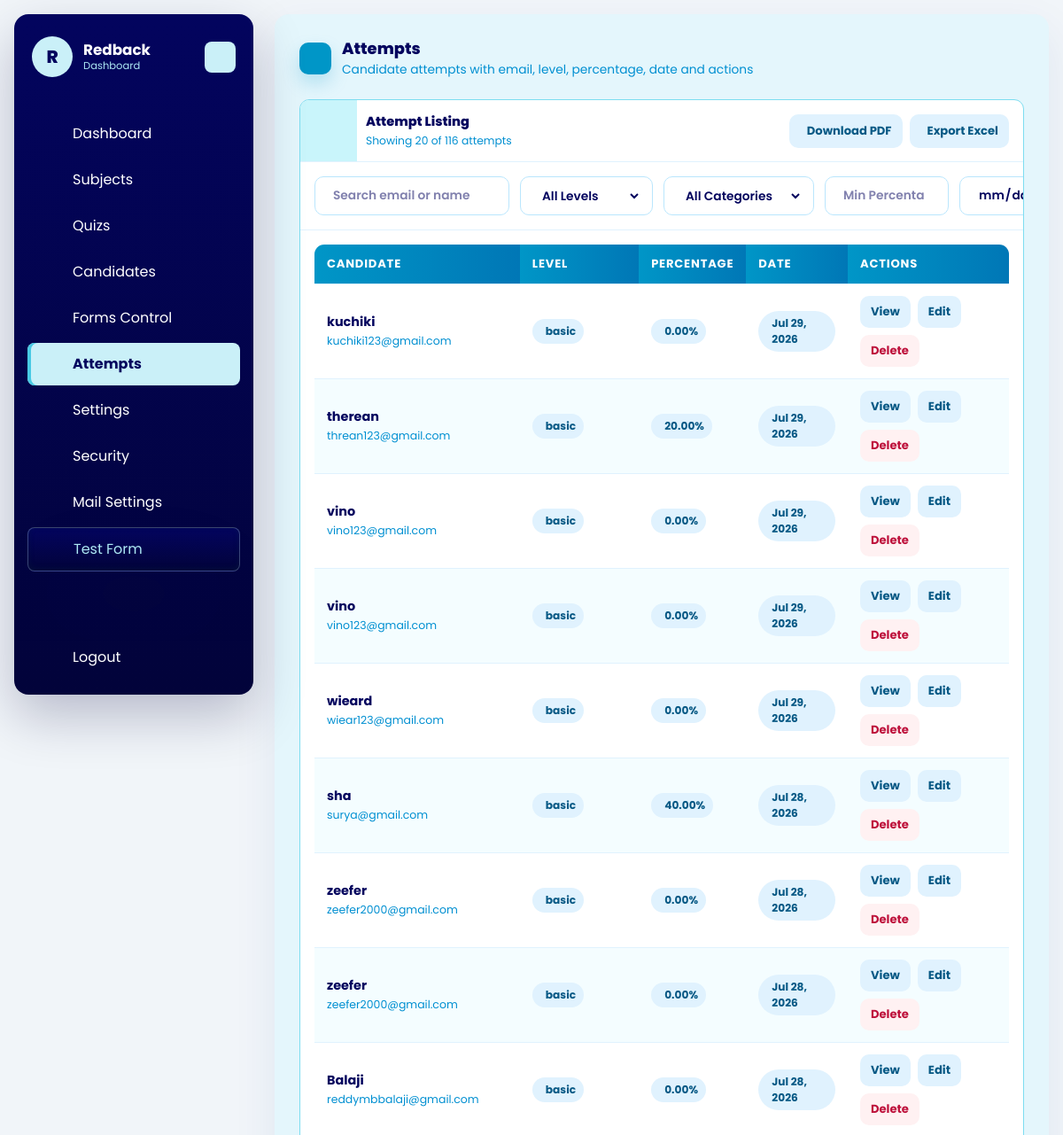
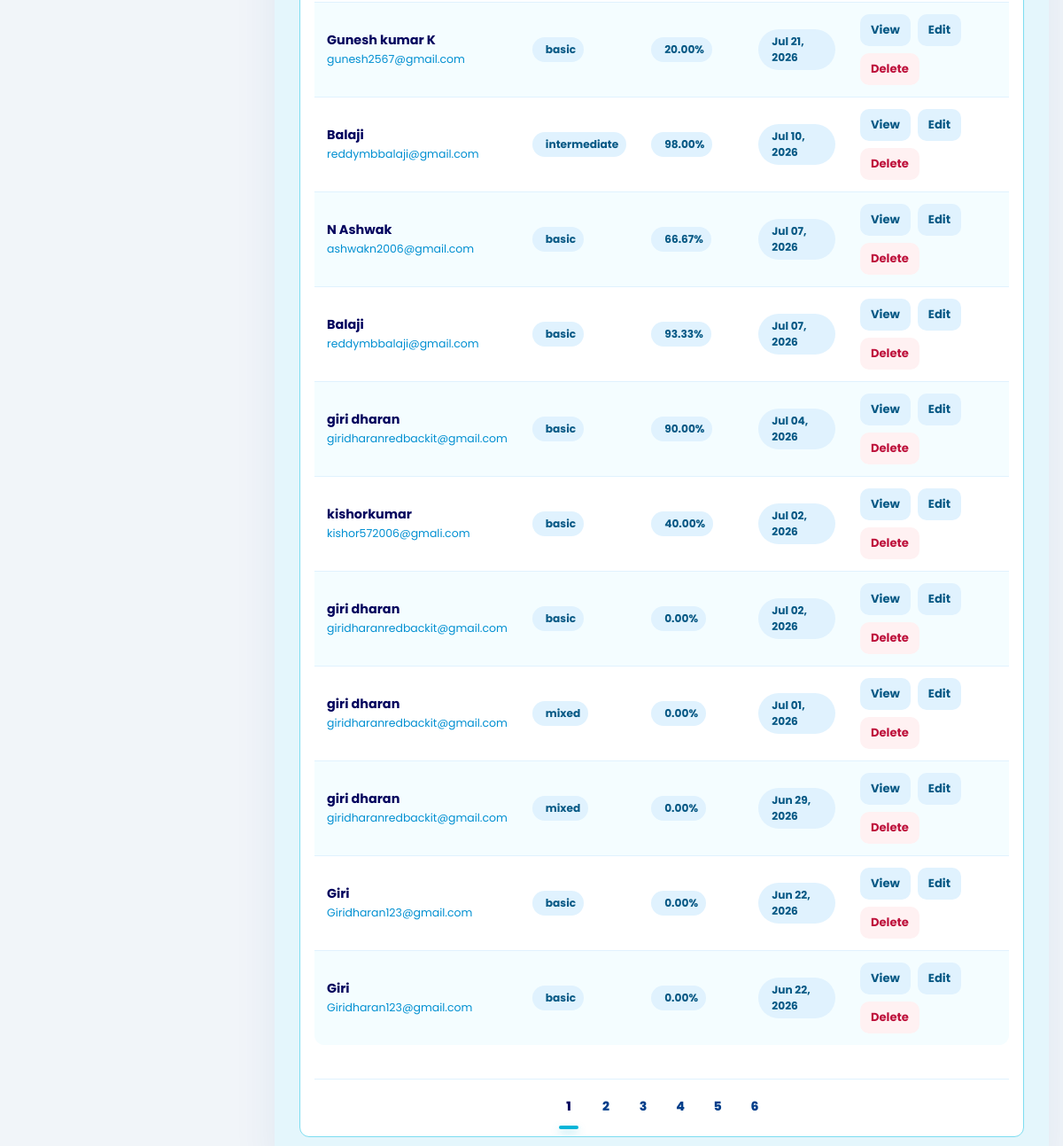
/dashboard/attempts/ (signed in), run on an earlier commit of the app's database (2 pictures, top to bottom).
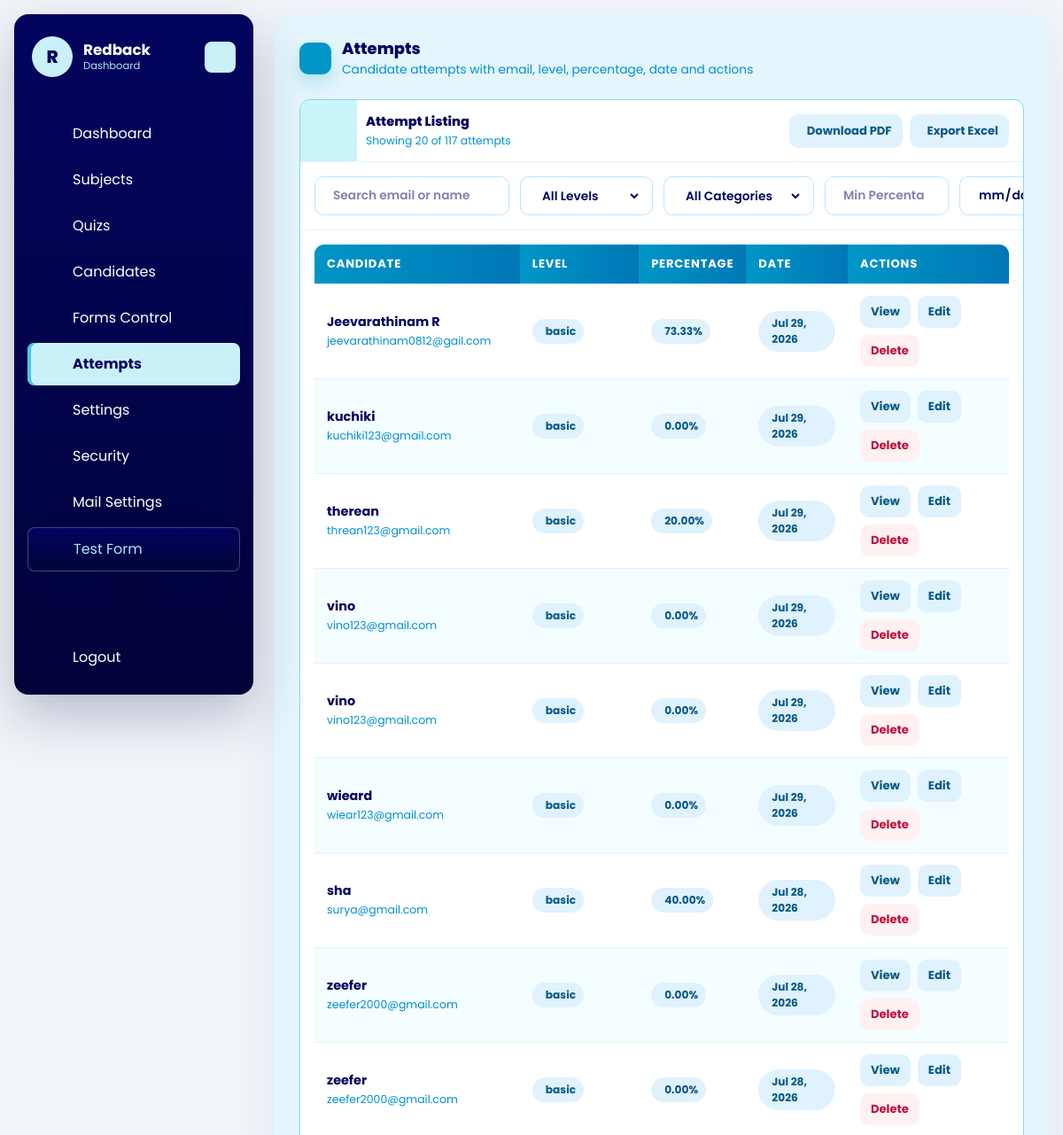
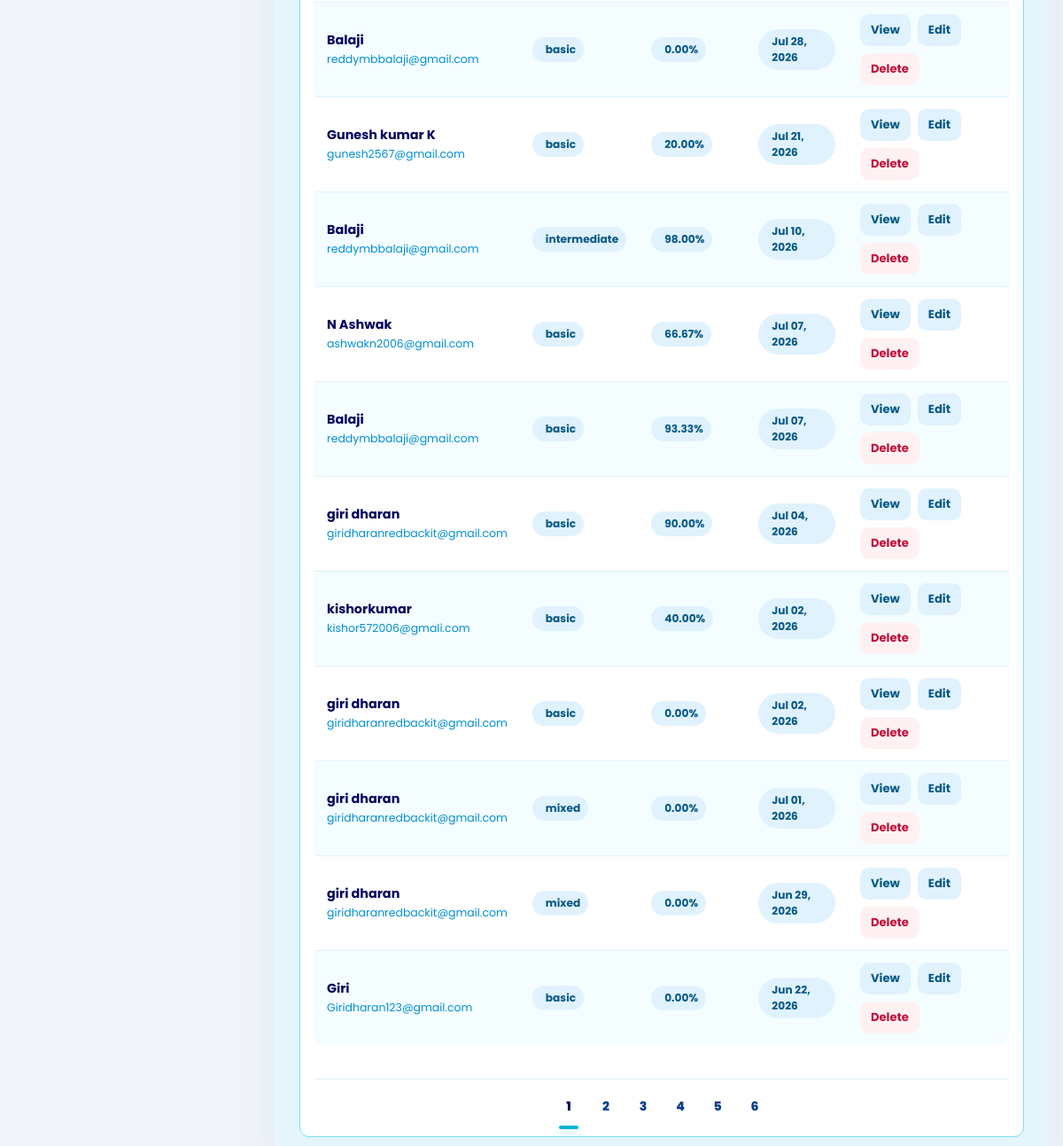
And on a later commit of the database (2 pictures, top to bottom).
### quiz/models.py (models this page shows, shortened)
class CandidateTestAttempt(models.Model):
    SESSION_SINGLE = 'single'
    SESSION_MULTI = 'multi'
    TEST_CATEGORY_INTERVIEW = 'interview_qizze'
    TEST_CATEGORY_ACADEMY = 'academy_mock'
    TEST_CATEGORY_INTERNSHIP = 'internship_mock'
    TEST_CATEGORY_GENERAL = 'general_mock'
    SESSION_CHOICES = [
        (SESSION_SINGLE, 'Single'),
        (SESSION_MULTI, 'Multi'),
    ]
    TEST_CATEGORY_CHOICES = [
        (TEST_CATEGORY_INTERVIEW, 'Interview Qizze'),
        (TEST_CATEGORY_ACADEMY, 'Academy Mock'),
        (TEST_CATEGORY_INTERNSHIP, 'Internship Mock'),
        (TEST_CATEGORY_GENERAL, 'General Mock'),
    ]
    candidate = models.ForeignKey(Candidate, on_delete=models.CASCADE, related_name='attempts')
    company = models.ForeignKey(Company, on_delete=models.CASCADE, related_name='attempts')
    public_slug = models.CharField(max_length=190, unique=True, blank=True, db_index=True)
    session_type = models.CharField(max_length=10, choices=SESSION_CHOICES)
    test_category = models.CharField(
        max_length=30,
        choices=TEST_CATEGORY_CHOICES,
        default=TEST_CATEGORY_GENERAL,
    )
    level = models.CharField(max_length=20)
    question_count = models.PositiveIntegerField()
    duration_minutes = models.PositiveIntegerField()
    selected_subjects = models.JSONField(default=list, blank=True)
    selected_sub_titles = models.JSONField(default=list, blank=True)
    candidate_details_json = models.JSONField(default=dict, blank=True)
    answers_json = models.JSONField(default=list, blank=True)
    correct_count = models.PositiveIntegerField(default=0)
    wrong_count = models.PositiveIntegerField(default=0)
    percentage = models.DecimalField(max_digits=5, decimal_places=2, default=0)
    started_at = models.DateTimeField(blank=True, null=True)
    submitted_at = models.DateTimeField(blank=True, null=True)
    is_submitted = models.BooleanField(default=False)
    is_paused = models.BooleanField(default=False)
    paused_at = models.DateTimeField(blank=True, null=True)
    total_paused_seconds = models.PositiveIntegerField(default=0)
    full_screen_lock_enabled = models.BooleanField(default=False)
    pause_lock_enabled = models.BooleanField(default=False)
    tab_switch_guard_enabled = models.BooleanField(default=False)
    copy_paste_block_enabled = models.BooleanField(default=False)
    right_click_disable_enabled = models.BooleanField(default=False)
    max_violation_warnings = models.PositiveIntegerField(default=3)
    tab_switch_count = models.PositiveIntegerField(default=0)
    warning_count = models.PositiveIntegerField(default=0)
    last_violation_at = models.DateTimeField(blank=True, null=True)
    violation_log_json = models.JSONField(default=list, blank=True)
    test_link_email_sent_at = models.DateTimeField(blank=True, null=True)
    created_at = models.DateTimeField(auto_now_add=True)
    class Meta:
        ordering = ['-created_at']

class Candidate(models.Model):
    name = models.CharField(max_length=150)
    email = models.EmailField()
    designation_tech = models.CharField(max_length=150)
    created_at = models.DateTimeField(auto_now_add=True)
    class Meta:
        ordering = ['name']

### dashboard/views.py (the view)
# urls.py: path('attempts/', views.attempt_list, name='attempt_list'),
@company_login_required
def attempt_list(request):
    queryset = (
        CandidateTestAttempt.objects.filter(company=request.company)
        .select_related('candidate', 'company')
        .order_by('-created_at')
    )
    search_query = request.GET.get('q', '').strip()
    if search_query:
        queryset = queryset.filter(
            Q(candidate__name__icontains=search_query) |
            Q(candidate__email__icontains=search_query)
        )
    level_filter = request.GET.get('level', '').strip()
    if level_filter and level_filter != 'all':
        if level_filter in ['experienced', 'experience']:
            queryset = queryset.filter(level__in=['experienced', 'experience'])
        else:
            queryset = queryset.filter(level__iexact=level_filter)
    test_category_filter = request.GET.get('test_category', 'all').strip()
    valid_categories = {value for value, _label in CandidateTestAttempt.TEST_CATEGORY_CHOICES}
    if test_category_filter != 'all':
        if test_category_filter in valid_categories:
            queryset = queryset.filter(test_category=test_category_filter)
        else:
            test_category_filter = 'all'
    percentage_str = request.GET.get('percentage', '').strip()
    min_percentage = None
    if percentage_str:
        try:
            min_percentage = float(percentage_str)
            queryset = queryset.filter(percentage__gte=min_percentage)
        except ValueError:
            pass
    date_str = request.GET.get('date', '').strip()
    if date_str:
        from django.utils.dateparse import parse_date
        parsed_date = parse_date(date_str)
        if parsed_date:
            queryset = queryset.filter(created_at__date=parsed_date)
    query_params = request.GET.copy()
    query_params.pop('page', None)
    querystring = query_params.urlencode()
    page_query_prefix = f'{querystring}&' if querystring else ''
    paginator = Paginator(queryset, 20)
    page_obj = paginator.get_page(request.GET.get('page'))
    page_numbers = paginator.get_elided_page_range(page_obj.number, on_each_side=2, on_ends=1)
    return render(
        request,
        'dashboard/attempt_list.html',
        {
            'title': 'Attempts',
            'objects': page_obj.object_list,
            'page_obj': page_obj,
            'page_numbers': page_numbers,
            'page_query_prefix': page_query_prefix,
            'total_attempt_count': queryset.count(),
            'search_query': search_query,
            'level_filter': level_filter,
            'test_category_choices': CandidateTestAttempt.TEST_CATEGORY_CHOICES,
            'test_category_filter': test_category_filter,
            'percentage_filter': percentage_str,
            'date_filter': date_str,
        },
    )

### dashboard/views.py (called while the page is built)
def get_logged_in_company(request):
    company_id = request.session.get('company_id')
    if not company_id:
        return None
    return Company.objects.filter(id=company_id, is_active=True).first()

def company_login_required(view_func):
    @wraps(view_func)
    def wrapper(request, *args, **kwargs):
        company = get_logged_in_company(request)
        if not company:
            return redirect(f"{reverse('dashboard:login')}?next={request.path}")
        request.company = company
        return view_func(request, *args, **kwargs)
    return wrapper

### templates/dashboard/attempt_list.html (shortened to what the changed rows need)
{% extends "base.html" %}
{% block content %}
<div id="dashboard-page-content">
<section class="quiz-shell">
    <div class="quiz-heading">
        <div class="quiz-heading-main">
            <div>
                <h1 class="quiz-title">Attempts</h1>
            </div>
        </div>
    </div>
    <div class="quiz-list-panel">
        <div class="quiz-list-head">
            <div class="quiz-card-body" style="padding-left:10px">
                <p class="quiz-list-title">Attempt Listing</p>
                <p class="quiz-list-text">Showing {{ page_obj.object_list|length }} of {{ total_attempt_count }} attempts</p>
            </div>
        </div>
        <div class="attempt-table-wrap">
            {% if objects %}
                <table class="attempt-table">
                    <thead>
                        <tr>
                            <th>Candidate</th>
                            <th>Level</th>
                            <th>Percentage</th>
                            <th>Date</th>
                            <th>Actions</th>
                        </tr>
                    </thead>
                    <tbody>
                        {% for object in objects %}
                            <tr style="cursor:pointer;" onclick="window.location='{% url 'dashboard:attempt_detail' object.pk %}'">
                                <td>
                                    <strong>{{ object.candidate.name }}</strong>
                                    <div style="font-size: .78rem; color: #008fd1; margin-top: 2px;">{{ object.candidate.email }}</div>
                                </td>
                                <td><span class="attempt-pill"><iconify-icon icon="mdi:signal-cellular-3"></iconify-icon>{{ object.level }}</span></td>
                                <td><span class="attempt-pill"><iconify-icon icon="mdi:percent-outline"></iconify-icon>{{ object.percentage }}%</span></td>
                                <td><span class="attempt-pill"><iconify-icon icon="mdi:calendar-range"></iconify-icon>{{ object.created_at|date:"M d, Y" }}</span></td>
                                <td>
                                    <div class="attempt-actions" onclick="event.stopPropagation();">
                                        <a href="{% url 'dashboard:attempt_detail' object.pk %}" class="attempt-btn secondary">View</a>
                                        <a href="{% url 'dashboard:attempt_update' object.pk %}" class="attempt-btn secondary">Edit</a>
                                        <a href="{% url 'dashboard:attempt_delete' object.pk %}" class="attempt-btn danger">Delete</a>
                                    </div>
                                </td>
                            </tr>
                        {% endfor %}
                    </tbody>
                </table>
            {% else %}
                <div class="attempt-empty">No attempts found.</div>
            {% endif %}
        </div>
        {% if page_obj.has_other_pages %}
            <div class="quiz-pagination">
                {% if page_obj.has_previous %}
                    <a class="quiz-page-link" href="?{{ page_query_prefix }}page=1" aria-label="First page"><iconify-icon icon="mdi:chevron-double-left"></iconify-icon></a>
                    <a class="quiz-page-link" href="?{{ page_query_prefix }}page={{ page_obj.previous_page_number }}" aria-label="Previous page"><iconify-icon icon="mdi:chevron-left"></iconify-icon></a>
                {% else %}
                    <span class="quiz-page-link is-disabled"><iconify-icon icon="mdi:chevron-double-left"></iconify-icon></span>
                    <span class="quiz-page-link is-disabled"><iconify-icon icon="mdi:chevron-left"></iconify-icon></span>
                {% endif %}
                {% for page_number in page_numbers %}
                    {% if page_number == page_obj.paginator.ELLIPSIS %}
                        <span class=\"quiz-page-ellipsis\">{{ page_number }}</span>
                    {% elif page_number == page_obj.number %}
                        <span class="quiz-page-link is-active" aria-current="page">{{ page_number }}</span>
                    {% else %}
                        <a class="quiz-page-link" href="?{{ page_query_prefix }}page={{ page_number }}">{{ page_number }}</a>
                    {% endif %}
                {% endfor %}
                {% if page_obj.has_next %}
                    <a class="quiz-page-link" href="?{{ page_query_prefix }}page={{ page_obj.next_page_number }}" aria-label="Next page"><iconify-icon icon="mdi:chevron-right"></iconify-icon></a>
                    <a class="quiz-page-link" href="?{{ page_query_prefix }}page={{ page_obj.paginator.num_pages }}" aria-label="Last page"><iconify-icon icon="mdi:chevron-double-right"></iconify-icon></a>
                {% else %}
                    <span class="quiz-page-link is-disabled"><iconify-icon icon="mdi:chevron-right"></iconify-icon></span>
                    <span class="quiz-page-link is-disabled"><iconify-icon icon="mdi:chevron-double-right"></iconify-icon></span>
                {% endif %}
            </div>
        {% endif %}
    </div>
</section>
</div>
{% endblock %}

What changed in the data, as far as the page shows it:
no longer on this page (row unchanged): CandidateTestAttempt: candidate.name "Giri", candidate.email "Giridharan123@gmail.com", level "basic", percentage "0.00", created_at "Jun 22, 2026"
added CandidateTestAttempt: candidate.name "Jeevarathinam R", candidate.email "jeevarathinam0812@gail.com", level "basic", percentage "73.33", created_at "Jul 29, 2026"
Also different on the page:
{{ total_attempt_count }}: "116" → "117"
